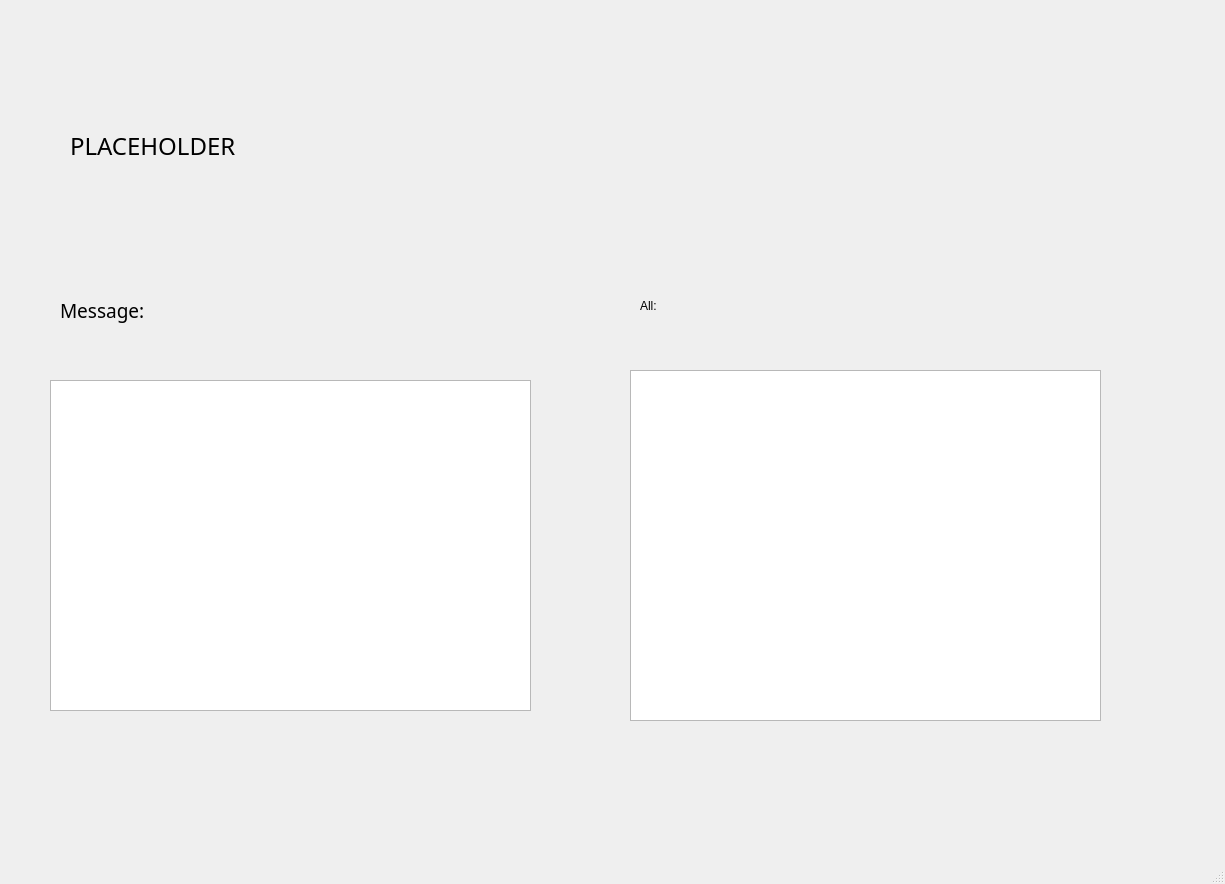
<?xml version="1.0" encoding="UTF-8"?>
<ui version="4.0">
 <class>MainWindow</class>
 <widget class="QMainWindow" name="MainWindow">
  <property name="geometry">
   <rect>
    <x>0</x>
    <y>0</y>
    <width>1225</width>
    <height>884</height>
   </rect>
  </property>
  <property name="windowTitle">
   <string>MainWindow</string>
  </property>
  <widget class="QWidget" name="centralwidget">
   <widget class="QLabel" name="header_text">
    <property name="geometry">
     <rect>
      <x>70</x>
      <y>60</y>
      <width>551</width>
      <height>171</height>
     </rect>
    </property>
    <property name="font">
     <font>
      <family>Microsoft YaHei</family>
      <pointsize>18</pointsize>
     </font>
    </property>
    <property name="text">
     <string>PLACEHOLDER</string>
    </property>
   </widget>
   <widget class="QLabel" name="label_2">
    <property name="geometry">
     <rect>
      <x>60</x>
      <y>280</y>
      <width>241</width>
      <height>61</height>
     </rect>
    </property>
    <property name="font">
     <font>
      <family>UbuntuMono Nerd Font</family>
      <pointsize>14</pointsize>
      <weight>50</weight>
      <italic>false</italic>
      <bold>false</bold>
     </font>
    </property>
    <property name="styleSheet">
     <string notr="true">font: 14pt &quot;UbuntuMono Nerd Font&quot;;</string>
    </property>
    <property name="text">
     <string>Message:</string>
    </property>
   </widget>
   <widget class="QTextBrowser" name="messages">
    <property name="geometry">
     <rect>
      <x>50</x>
      <y>380</y>
      <width>481</width>
      <height>331</height>
     </rect>
    </property>
   </widget>
   <widget class="QLabel" name="label_3">
    <property name="geometry">
     <rect>
      <x>640</x>
      <y>270</y>
      <width>221</width>
      <height>71</height>
     </rect>
    </property>
    <property name="styleSheet">
     <string notr="true">font: 14pt &quot;UbuntuMono Nerd Font&quot;;</string>
    </property>
    <property name="text">
     <string>All:</string>
    </property>
   </widget>
   <widget class="QTableView" name="history_table">
    <property name="geometry">
     <rect>
      <x>630</x>
      <y>370</y>
      <width>471</width>
      <height>351</height>
     </rect>
    </property>
   </widget>
  </widget>
  <widget class="QMenuBar" name="menubar">
   <property name="geometry">
    <rect>
     <x>0</x>
     <y>0</y>
     <width>1225</width>
     <height>46</height>
    </rect>
   </property>
  </widget>
  <widget class="QStatusBar" name="statusbar"/>
 </widget>
 <resources/>
 <connections/>
</ui>
